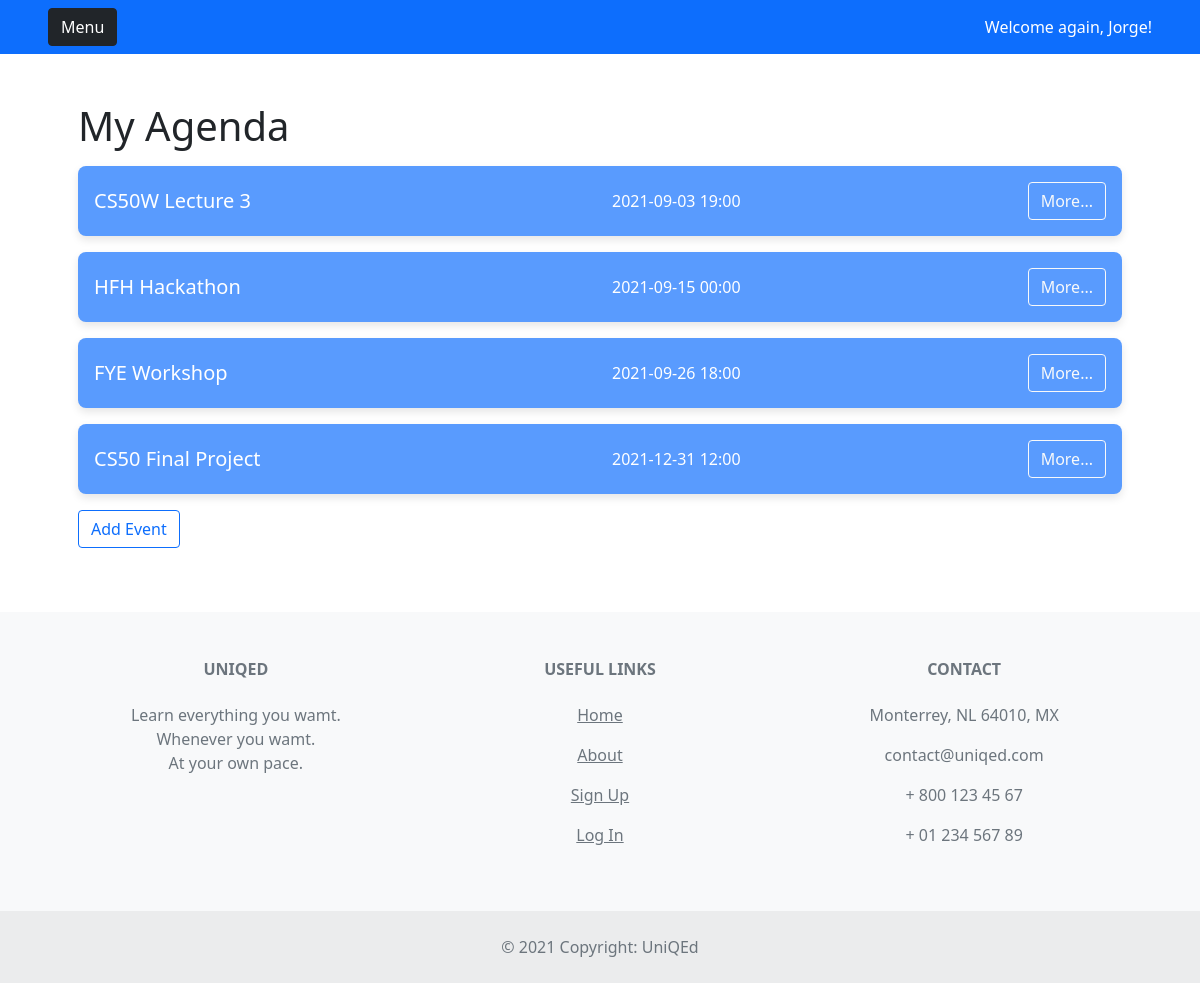
/agenda (signed in), run on the app's committed database.
### tables this page shows
CREATE TABLE 'events' ('id' integer PRIMARY KEY NOT NULL, 'user_id' integer NOT NULL, 'title' text NOT NULL, 'date' date NOT NULL, 'time' time NOT NULL, 'description' text NOT NULL);

### application.py (the view)
@app.route("/agenda")
@login_required
def agenda():
    events = db.execute('SELECT * FROM events WHERE user_id=? ORDER BY date', session['user_id'])
    return render_template_logged_in("agenda.html", events=events)

### application.py (called while the page is built)
def render_template_logged_in(template, **args):
    if session['role'] == 'student':
        courses = db.execute('SELECT c.*, t.fname, t.lname FROM courses c INNER JOIN users t ON c.teacher_id=t.id WHERE c.id IN (SELECT course_id FROM enrrollments WHERE student_id=?) ', session['user_id'])
    elif session['role'] == 'teacher':
        courses = db.execute('SELECT * FROM courses WHERE teacher_id=? ORDER BY id', session['user_id'])
    return render_template(template, **args, session=session, courses=courses)

### helpers.py (called while the page is built)
def login_required(f):
    @wraps(f)
    def decorated_function(*args, **kwargs):
        if session.get("user_id") is None:
            return redirect("/login")
        return f(*args, **kwargs)
    return decorated_function

### templates/agenda.html (shortened to what this page needs)
{% extends "layoutHome.html" %}
{% block main %}
        <h2 class="display-6 mb-3">My Agenda</h1>
        <div class='row'>
              {% if events|length > 0 %}
                  {% for event in events %}
                  <div class="col-sm-12 mb-3">
                    <div class="card home-card">
                      <div class="card-body">
                        <div class="row align-items-center">
                          <div class="col-sm-6">
                              <span class="h5 m-0" id="eventTitle{{ event['id']}}">{{ event['title']}}</span>
                          </div>
                          <div class="col-sm-3">
                              <span class="h6 m-0" id="eventDate{{ event['id']}}">{{ event['date']}}</span>
                              <span class="h6 m-0" id="eventTime{{ event['id']}}">{{ event['time']}}</span>
                          </div>
                          <div class="col-sm-3 d-flex justify-content-end">
                              <button type="button" class="btn btn-outline-light" data-bs-id="{{ event['id']}}" data-bs-toggle="modal" data-bs-target="#eventDescriptionModal">More...</button>
                          </div>
                        </div>
                      </div>
                    </div>
                  </div>
                  {% endfor %}
              {% else %}
                  <div class="col-12">
                    <h6 class="display-10 mb-3">You have not scheduled events.</h1>
                  </div>
              {% endif %}
              <div class="col-12">
                <button type="button" class="btn btn-outline-primary mb-3" data-bs-toggle="modal" data-bs-target="#addEventModal">Add Event</button>
              </div>
        </div>
{% endblock %}

### static/styles.css (style rules this page uses)
.home-card { font-weight: 600; color: white; background-color: rgba(89,155,254, 1); box-shadow: 0 0.25rem 0.5rem 0 rgba(0, 0, 0, 0.1); border: none; border-radius: 0.5rem; }

### data on the page
events: title "CS50W Lecture 3", date "2021-09-03", time "19:00"
events: title "HFH Hackathon", date "2021-09-15", time "00:00"
events: title "FYE Workshop", date "2021-09-26", time "18:00"
events: title "CS50 Final Project", date "2021-12-31", time "12:00"

### other printed values
{{ session['fname'] }} "Jorge"
